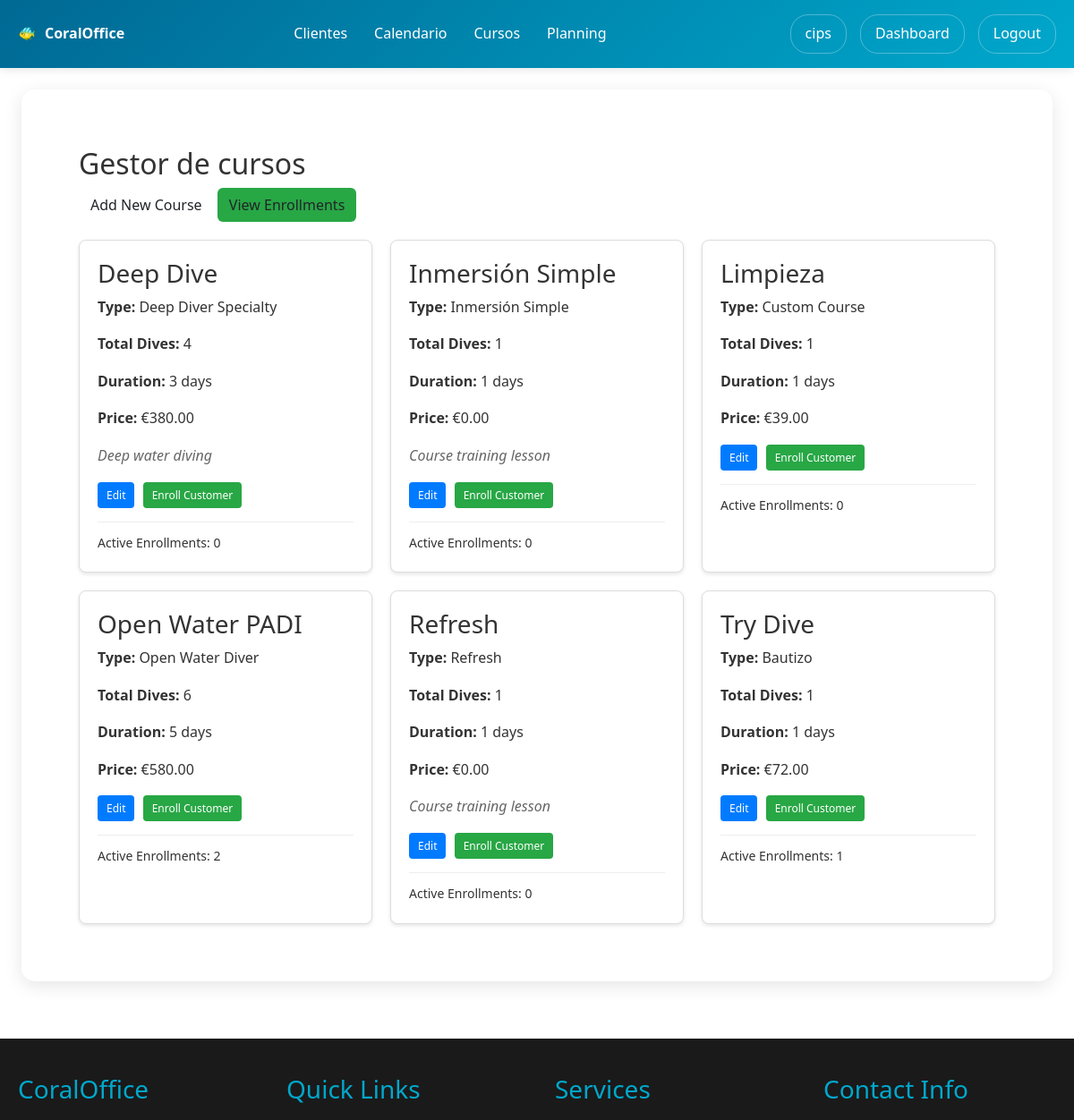
The page /users/courses/ (signed in, upper part) on the database as committed earlier.
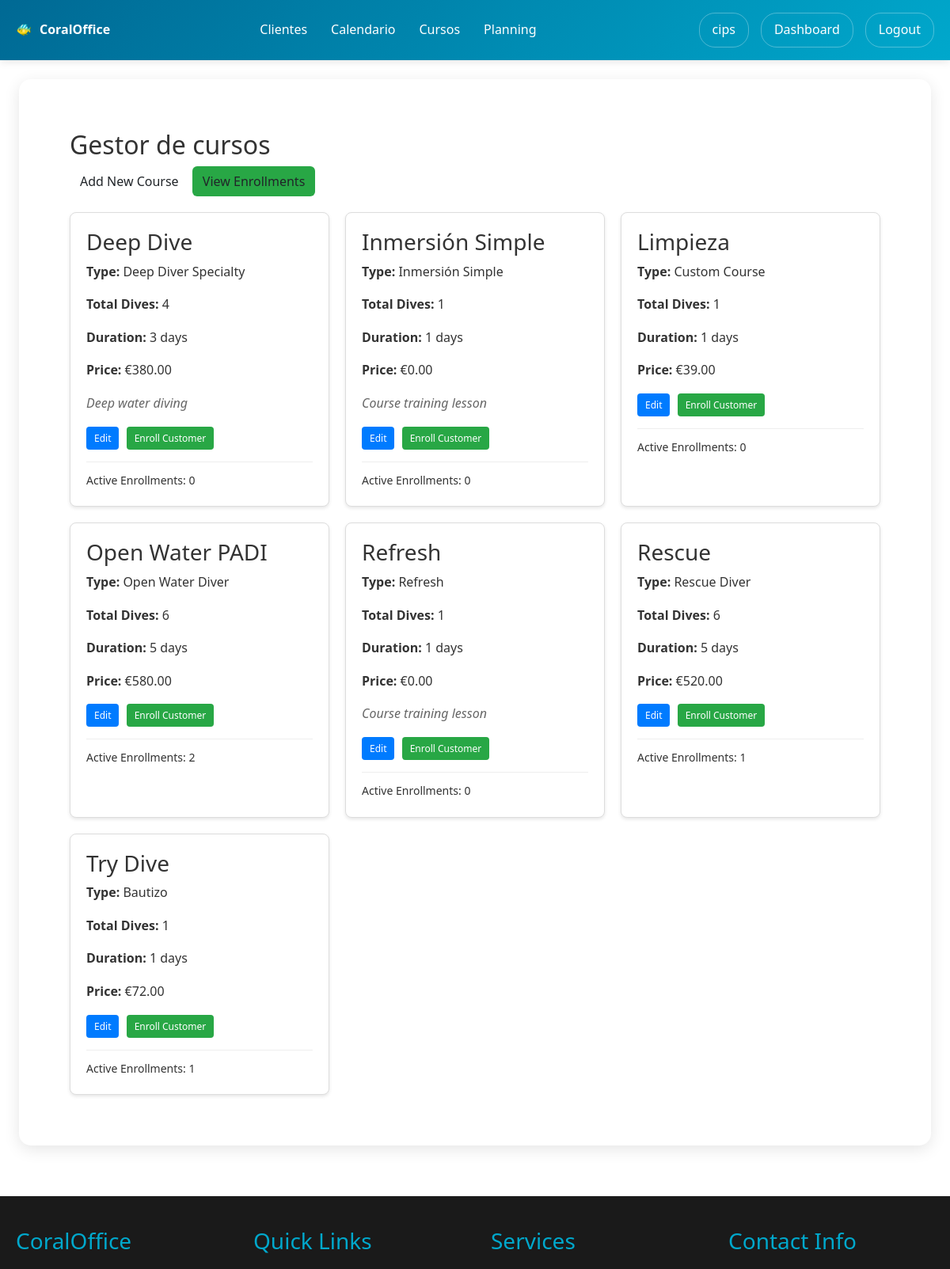
The same page on the database as committed later.
### users/models.py (models this page shows, shortened)
class Course(models.Model):
    COURSE_TYPE_CHOICES = [
        ('OPEN_WATER', 'Open Water Diver'),
        ('ADVANCED_OPEN_WATER', 'Advanced Open Water'),
        ('RESCUE_DIVER', 'Rescue Diver'),
        ('DIVEMASTER', 'Divemaster'),
        ('NITROX', 'Nitrox Specialty'),
        ('DEEP', 'Deep Diver Specialty'),
        ('WRECK', 'Wreck Diver Specialty'),
        ('NIGHT', 'Night Diver Specialty'),
        ('NAVIGATION', 'Underwater Navigation'),
        ('PHOTOGRAPHY', 'Underwater Photography'),
        ('SINGLE_DIVE', 'Inmersión Simple'),
        ('DOUBLE_DIVE', 'Inmersión Doble'),
        ('TRY_DIVE', 'Bautizo'),
        ('SCUBA_DIVER', 'Scuba Diver'),
        ('DIVING_LESSON', 'Clase de Buceo'),
        ('REFRESH', 'Refresh'),
        ('CUSTOM', 'Custom Course'),
    ]
    diving_center = models.ForeignKey(User, on_delete=models.CASCADE, related_name='courses')
    name = models.CharField(max_length=100)
    course_type = models.CharField(max_length=30, choices=COURSE_TYPE_CHOICES, default='CUSTOM')
    description = models.TextField(blank=True)
    total_dives = models.IntegerField(default=1, help_text="Total number of dives in this course")
    duration_days = models.IntegerField(default=1, help_text="Estimated duration in days")
    price = models.DecimalField(max_digits=10, decimal_places=2, default=0.00)
    prerequisites = models.TextField(blank=True, help_text="Required certifications or prerequisites")
    is_active = models.BooleanField(default=True)
    just_one_dive = models.BooleanField(default=False, help_text="Check if this course/activity is for a single dive only")
    includes_material = models.BooleanField(default=True, help_text="Material is included in the course price")
    includes_instructor = models.BooleanField(default=True, help_text="Instructor is included in the course price")
    includes_insurance = models.BooleanField(default=True, help_text="Insurance is included in the course price")
    created_at = models.DateTimeField(auto_now_add=True)
    class Meta:
        ordering = ['name']

### users/views.py (the view)
# urls.py: path('courses/', views.courses_list, name='courses_list'),
@login_required
def courses_list(request):
    if not request.user.userprofile.is_diving_center:
        messages.error(request, 'Access denied.')
        return redirect('users:profile')
    courses = Course.objects.filter(diving_center=request.user).order_by('name')
    return render(request, 'users/courses_list.html', {'courses': courses})

### users/templates/users/courses_list.html (shortened to what this page needs)
{% extends 'users/base.html' %}
{% block users_content %}
<div class="p-3">
    <h2>Gestor de cursos</h2>
    <div style="margin-bottom: 20px;">
        <a href="{% url 'users:add_course' %}" class="btn">Add New Course</a>
        <a href="{% url 'users:course_enrollments' %}" class="btn" style="background: #28a745;">View Enrollments</a>
    </div>
    {% if courses %}
        <div class="courses-grid">
            {% for course in courses %}
                <div class="course-card">
                    <h3>{{ course.name }}</h3>
                    <p><strong>Type:</strong> {{ course.get_course_type_display }}</p>
                    <p><strong>Total Dives:</strong> {{ course.total_dives }}</p>
                    <p><strong>Duration:</strong> {{ course.duration_days }} days</p>
                    <p><strong>Price:</strong> €{{ course.price }}</p>
                    {% if course.description %}
                        <p class="course-description">{{ course.description|truncatewords:20 }}</p>
                    {% endif %}
                    <div class="course-actions">
                        <a href="{% url 'users:edit_course' course.id %}" class="btn-small">Edit</a>
                        <a href="{% url 'users:enroll_customer_general' %}?course={{ course.id }}" class="btn-small" style="background: #28a745;">Enroll Customer</a>
                    </div>
                    <div class="course-stats">
                        <small>
                            Active Enrollments: {{ course.enrollments.count }}
                        </small>
                    </div>
                </div>
            {% endfor %}
        </div>
    {% else %}
        <p>No courses created yet. <a href="{% url 'users:add_course' %}">Add your first course</a>.</p>
    {% endif %}
</div>
{% endblock %}

Rows that differ between the two databases and show on the page:
added Course: name "Rescue", course_type "Rescue Diver", total_dives "6", duration_days "5", price "520.00", enrollments.count "1"
